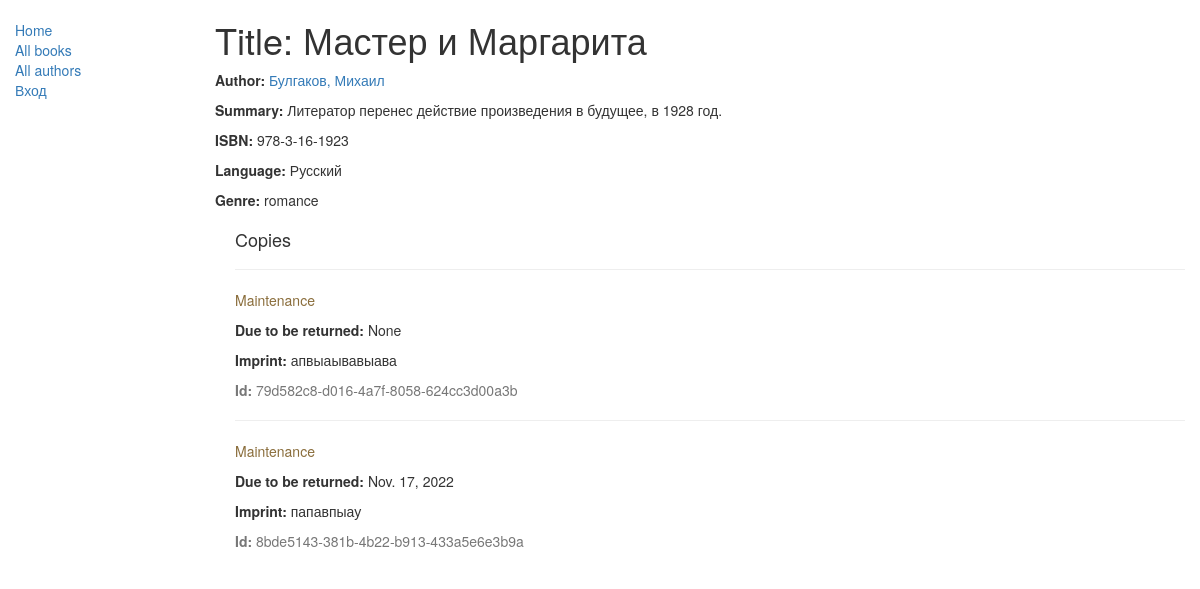
Page /catalog/book/5 on the committed database.
### catalog/models.py (models this page shows, shortened)
class Book(models.Model):
    title = models.CharField(max_length=200)
    author = models.ForeignKey('Author', on_delete=models.SET_NULL, null=True)
    summary = models.CharField(max_length=1000, help_text='Enter a brief description of the book')
    isbn = models.CharField('ISBN', max_length=13,
                            help_text='13 Character <a href="https://www.isbn-international.org/content/what-isbn">ISBN number</a>')
    genre = models.ManyToManyField(Genre, help_text="Select a genre for this book")
    language = models.ForeignKey('Language', on_delete=models.SET_NULL, null=True)
    def display_genre(self):
        """
        Creates a string for the Genre. This is required to display genre in Admin.
        """
        return ', '.join([genre.name for genre in self.genre.all()[:3]])
    display_genre.short_description = 'Genre'

class Author(models.Model):
    first_name = models.CharField(max_length=100)
    last_name = models.CharField(max_length=100)
    date_of_birth = models.DateField(null=True, blank=True)
    date_of_death = models.DateField('Died', null=True, blank=True)
    class Meta:
        ordering = ['last_name', 'first_name']
        permissions = (("can_mark_returned", "Set book as returned"),)
    def __str__(self):
        return '{0}, {1}'.format(self.last_name, self.first_name)

class Language(models.Model):
    name = models.CharField(max_length=200,
                            help_text="Enter the book's natural language (e.g. English, French, Japanese etc.)")
    def __str__(self):
        return self.name

class Genre(models.Model):
    name = models.CharField(max_length=200,help_text='Enter a book genre (e.g. Sciece Fiction, French Poetry etc.)')
    def __str__(self):
        return self.name

class BookInstance(models.Model):
    borrower = models.ForeignKey(User, on_delete=models.SET_NULL, null=True, blank=True)
    id = models.UUIDField(primary_key=True, default=uuid.uuid4,
                          help_text='Unique ID for this particular book across whole library')
    book = models.ForeignKey('Book', on_delete=models.RESTRICT, null=True)
    imprint = models.CharField(max_length=200)
    due_back = models.DateField(null=True, blank=True)
    LOAN_STATUS = (
        ('m', 'Maintenance'),
        ('o', 'On loan'),
        ('a', 'Available'),
        ('r', 'Reserved'),
    )
    status = models.CharField(
        max_length=1,
        choices = LOAN_STATUS,
        blank=True,
        default='m',
        help_text='Book availability',
    )
    class Meta:
        ordering = ['due_back']
        permissions = (("can_mark_returned", "Set book as returned"),)

### catalog/views.py (the view, shortened to what this page needs)
# urls.py: path('book/<int:pk>', views.BookDetailView.as_view(), name='book-detail'),
class BookDetailView(generic.DetailView):
    model = Book

### catalog/templates/catalog/book_detail.html (shortened to what this page needs)
<!DOCTYPE html>
<html lang="en">
<head>
</head>
<body>
</body>
</html>
{% extends "base_generic.html" %}
{% block content %}
<h1>Title: {{ book.title }}</h1>
<p><strong>Author:</strong> <a href="{% url 'author-detail' book.author.pk %}">{{ book.author }}</a></p>
<p><strong>Summary:</strong> {{ book.summary }}</p>
<p><strong>ISBN:</strong> {{ book.isbn }}</p>
<p><strong>Language:</strong> {{ book.language }}</p>
<p><strong>Genre:</strong> {{ book.genre.all|join:", " }}</p>
<div style="margin-left:20px;margin-top:20px">
<h4>Copies</h4>
{% for copy in book.bookinstance_set.all %}
<hr>
<p class="{% if copy.status == 'a' %}text-success{% elif copy.status == 'd' %}text-danger{% else %}text-warning{% endif %}">{{ copy.get_status_display }}</p>
{% if copy.status != 'a' %}<p><strong>Due to be returned:</strong> {{copy.due_back}}</p>{% endif %}
<p><strong>Imprint:</strong> {{copy.imprint}}</p>
<p class="text-muted"><strong>Id:</strong> {{copy.id}}</p>
{% endfor %}
</div>
{% endblock %}

### rows in the picture
Book: title "Мастер и Маргарита", author "Булгаков, Михаил", summary "Литератор перенес действие произведения в будущее, в 1928 год.", isbn "978-3-16-1923", language "Русский", genre.all "romance"
BookInstance: status "Maintenance", due_back "None", imprint "апвыаывавыава", id "79d582c8-d016-4a7f-8058-624cc3d00a3b"
BookInstance: status "Maintenance", due_back "Nov. 17, 2022", imprint "папавпыау", id "8bde5143-381b-4b22-b913-433a5e6e3b9a"
